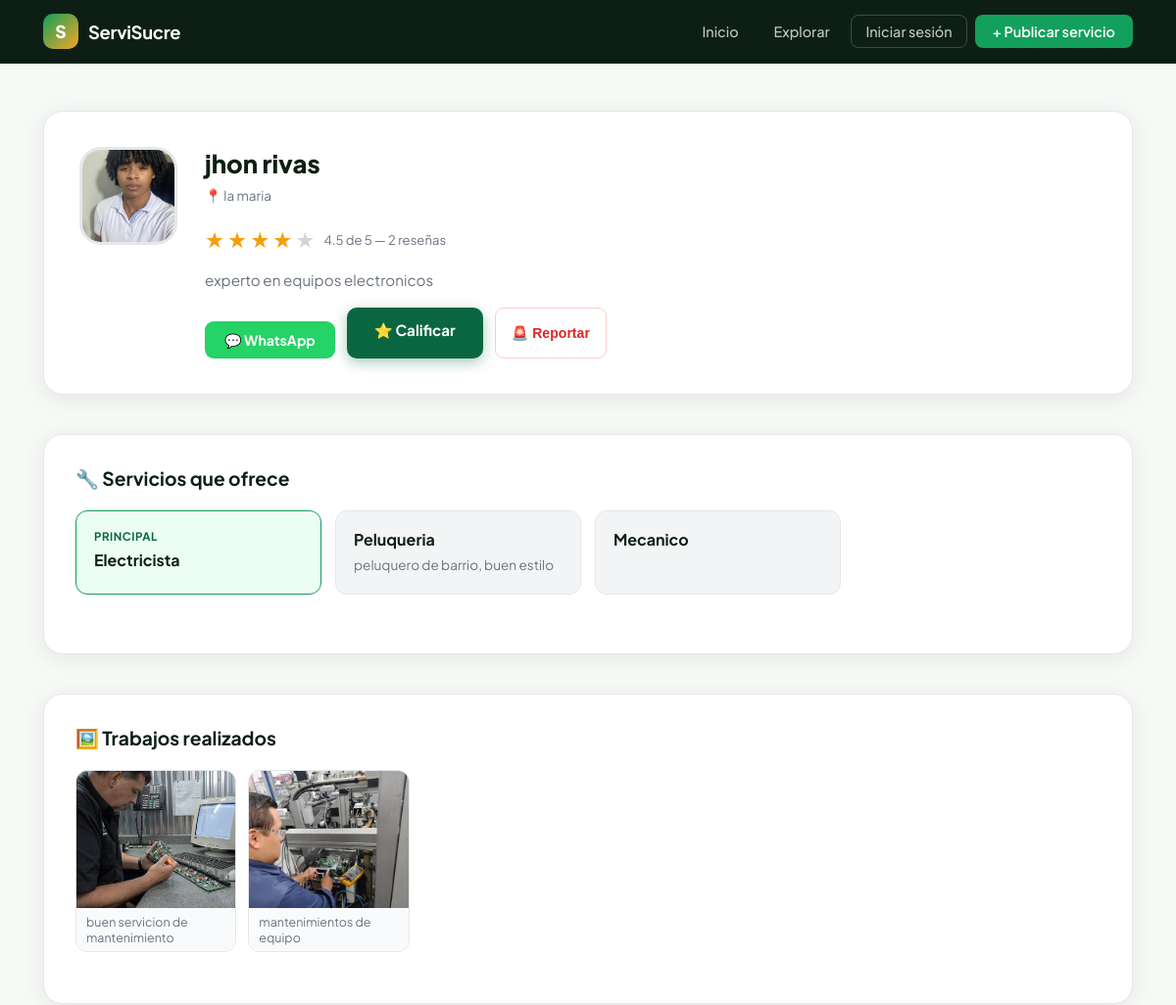
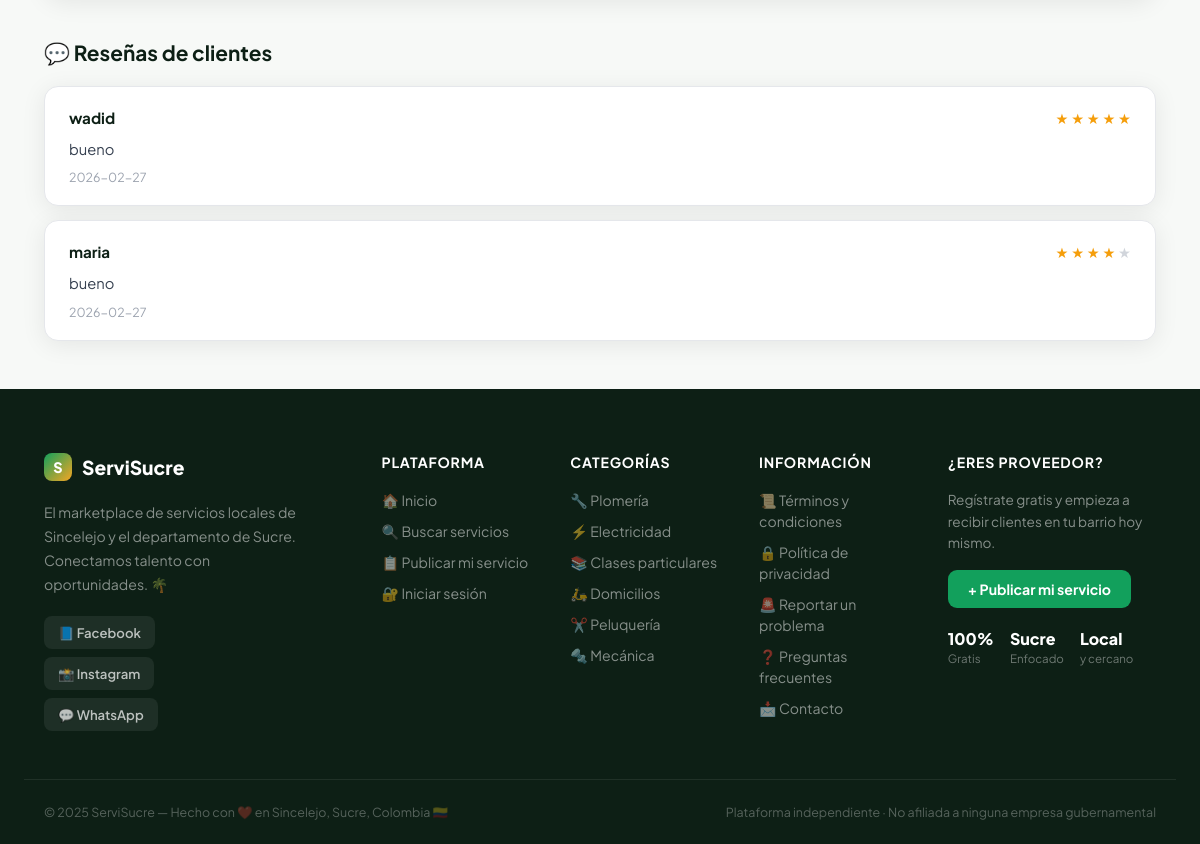
The page /perfil/1 on the database its author committed (2 pictures, top to bottom).
### tables this page shows
CREATE TABLE proveedores (
            id          INTEGER PRIMARY KEY AUTOINCREMENT,
            nombre      TEXT NOT NULL,
            servicio    TEXT NOT NULL,
            barrio      TEXT NOT NULL,
            telefono    TEXT NOT NULL,
            descripcion TEXT,
            foto        TEXT,
            password    TEXT NOT NULL,
            activo      INTEGER DEFAULT 1,
            fecha_reg   TIMESTAMP DEFAULT CURRENT_TIMESTAMP
        );

CREATE TABLE servicios_adicionales (
            id           INTEGER PRIMARY KEY AUTOINCREMENT,
            proveedor_id INTEGER NOT NULL,
            servicio     TEXT NOT NULL,
            descripcion  TEXT,
            FOREIGN KEY (proveedor_id) REFERENCES proveedores(id)
        );

CREATE TABLE galeria (
            id           INTEGER PRIMARY KEY AUTOINCREMENT,
            proveedor_id INTEGER NOT NULL,
            filename     TEXT NOT NULL,
            descripcion  TEXT,
            fecha        TIMESTAMP DEFAULT CURRENT_TIMESTAMP,
            FOREIGN KEY (proveedor_id) REFERENCES proveedores(id)
        );

CREATE TABLE calificaciones (
            id           INTEGER PRIMARY KEY AUTOINCREMENT,
            proveedor_id INTEGER NOT NULL,
            estrellas    INTEGER NOT NULL,
            comentario   TEXT,
            autor        TEXT,
            fecha        TIMESTAMP DEFAULT CURRENT_TIMESTAMP,
            FOREIGN KEY (proveedor_id) REFERENCES proveedores(id)
        );

### app.py (the view)
@app.route('/perfil/<int:pid>')
def perfil(pid):
    conn = get_db()
    p = conn.execute('SELECT * FROM proveedores WHERE id=?', (pid,)).fetchone()
    if not p:
        conn.close(); return redirect('/buscar')
    reviews  = conn.execute('''SELECT estrellas, comentario, autor, fecha
                                FROM calificaciones WHERE proveedor_id=?
                                ORDER BY fecha DESC''', (pid,)).fetchall()
    s_extra  = conn.execute('''SELECT id, servicio, descripcion
                                FROM servicios_adicionales WHERE proveedor_id=?''',
                             (pid,)).fetchall()
    galeria  = conn.execute('''SELECT id, filename, descripcion
                                FROM galeria WHERE proveedor_id=?
                                ORDER BY fecha DESC''', (pid,)).fetchall()
    conn.close()
    proveedor = get_proveedor_dict(p)
    es_dueno  = session.get('proveedor_id') == pid
    return render_template('perfil.html', proveedor=proveedor,
                           reviews=reviews, servicios_extra=s_extra,
                           galeria=galeria, es_dueno=es_dueno)

### app.py (called while the page is built)
def get_db():
    conn = sqlite3.connect('database.db')
    conn.row_factory = sqlite3.Row
    return conn

def get_calificacion(proveedor_id):
    conn = get_db()
    r = conn.execute('SELECT AVG(estrellas), COUNT(*) FROM calificaciones WHERE proveedor_id=?',
                     (proveedor_id,)).fetchone()
    conn.close()
    return (round(r[0], 1) if r[0] else 0), r[1]

def get_reportes_count(proveedor_id):
    conn = get_db()
    r = conn.execute('SELECT COUNT(*) FROM reportes WHERE proveedor_id=? AND resuelto=0',
                     (proveedor_id,)).fetchone()
    conn.close()
    return r[0]

def get_proveedor_dict(p):
    promedio, total = get_calificacion(p['id'])
    reportes        = get_reportes_count(p['id'])
    return {
        'id':          p['id'],
        'nombre':      p['nombre'],
        'servicio':    p['servicio'],
        'barrio':      p['barrio'],
        'telefono':    p['telefono'],
        'descripcion': p['descripcion'],
        'foto':        p['foto'],
        'promedio':    promedio,
        'total':       total,
        'reportes':    reportes
    }

### templates/perfil.html (shortened to what this page needs)
{% extends "base.html" %}
{% block contenido %}
<div class="perfil-page">
    <div class="perfil-header">
        <div class="perfil-foto-wrap">
            {% if proveedor.foto %}
                <img src="{{ url_for('static', filename='uploads/' + proveedor.foto) }}"
                     alt="Foto" class="perfil-foto">
            {% else %}
                <div class="perfil-avatar">{{ proveedor.nombre[0] }}</div>
            {% endif %}
        </div>
        <div class="perfil-info">
            <div class="perfil-nombre-row">
                <h2>{{ proveedor.nombre }}</h2>
            </div>
            <p class="card-barrio">📍 {{ proveedor.barrio }}</p>
            <div class="stars-row big">
                {% for i in range(1, 6) %}
                    <span class="star {% if i <= proveedor.promedio|int %}filled{% endif %}">★</span>
                {% endfor %}
                <span class="stars-info">
                    {% if proveedor.total > 0 %}
                        {{ proveedor.promedio }} de 5 —
                        {{ proveedor.total }} reseña{{ 's' if proveedor.total != 1 }}
                    {% else %}
                        Aún sin calificaciones
                    {% endif %}
                </span>
            </div>
            {% if proveedor.descripcion %}
                <p class="perfil-desc">{{ proveedor.descripcion }}</p>
            {% endif %}
            <div class="perfil-actions">
                <a href="https://wa.me/57{{ proveedor.telefono }}"
                   target="_blank" class="btn-wa">💬 WhatsApp</a>
                {% if es_dueno %}
                    <a href="/perfil/{{ proveedor.id }}/editar"
                       class="btn-primary">✏️ Editar perfil</a>
                {% else %}
                    <a href="/calificar/{{ proveedor.id }}"
                       class="btn-primary">⭐ Calificar</a>
                    <button onclick="abrirReporte()" class="btn-reportar-sm">🚨 Reportar</button>
                {% endif %}
            </div>
        </div>
    </div>
    <div class="servicios-section">
        <h3>🔧 Servicios que ofrece</h3>
        <div class="servicios-grid">
            <div class="servicio-item principal">
                <div class="servicio-badge">Principal</div>
                <span class="servicio-nombre">{{ proveedor.servicio }}</span>
            </div>
            {% for s in servicios_extra %}
            <div class="servicio-item">
                <span class="servicio-nombre">{{ s[1] }}</span>
                {% if s[2] %}<p>{{ s[2] }}</p>{% endif %}
            </div>
            {% endfor %}
        </div>
    </div>
    <div class="galeria-section">
        <div class="galeria-header">
            <h3>🖼️ Trabajos realizados</h3>
        </div>
        {% if galeria %}
        <div class="galeria-grid">
            {% for foto in galeria %}
            <div class="galeria-item">
                <img src="{{ url_for('static', filename='galeria/' + foto[1]) }}"
                     alt="{{ foto[2] or 'Trabajo' }}"
                     onclick="abrirFoto(this.src)">
                {% if foto[2] %}
                    <p class="galeria-desc">{{ foto[2] }}</p>
                {% endif %}
            </div>
            {% endfor %}
        </div>
        {% endif %}
    </div>
    <div class="reviews-section">
        <h3>💬 Reseñas de clientes</h3>
        {% if reviews %}
            <div class="reviews-list">
                {% for r in reviews %}
                <div class="review-card">
                    <div class="review-top">
                        <div class="review-autor">{{ r[2] }}</div>
                        <div class="review-stars">
                            {% for i in range(1, 6) %}
                                <span class="star small
                                {% if i <= r[0] %}filled{% endif %}">★</span>
                            {% endfor %}
                        </div>
                    </div>
                    {% if r[1] %}<p class="review-texto">{{ r[1] }}</p>{% endif %}
                    <p class="review-fecha">{{ r[3][:10] }}</p>
                </div>
                {% endfor %}
            </div>
        {% endif %}
    </div>
</div>
{% endblock %}

### templates/base.html (shortened to what this page needs)
<!DOCTYPE html>
<html lang="es">
<head>
    <link rel="stylesheet" href="{{ url_for('static', filename='css/estilo.css') }}">
</head>
<body>
<nav>
    <div class="nav-inner">
        <a href="/" class="logo">
            <span class="logo-icon">S</span>
            <span class="logo-text">ServiSucre</span>
        </a>
        <div class="nav-links">
            <a href="/">Inicio</a>
            <a href="/buscar">Explorar</a>
            {% if session.proveedor_id %}
                <a href="/perfil/{{ session.proveedor_id }}" class="nav-perfil">
                    👤 Mi perfil
                </a>
                <a href="/logout" class="nav-logout">Cerrar sesión</a>
            {% else %}
                <a href="/login" class="nav-login">Iniciar sesión</a>
                <a href="/registro" class="nav-cta">+ Publicar servicio</a>
            {% endif %}
        </div>
    </div>
</nav>
<main>
    {% block contenido %}{% endblock %}
</main>
<footer>
    <div class="footer-top">
        <div class="footer-col brand-col">
            <div class="footer-brand">
                <span class="logo-icon small">S</span>
                <span>ServiSucre</span>
            </div>
            <p class="footer-slogan">
                El marketplace de servicios locales de Sincelejo y el departamento de Sucre.
                Conectamos talento con oportunidades. 🌴
            </p>
            <div class="footer-social">
                <a href="#" class="social-btn">📘 Facebook</a>
                <a href="#" class="social-btn">📸 Instagram</a>
                <a href="#" class="social-btn">💬 WhatsApp</a>
            </div>
        </div>
        <div class="footer-col">
            <h4>Plataforma</h4>
            <ul>
                <li><a href="/">🏠 Inicio</a></li>
                <li><a href="/buscar">🔍 Buscar servicios</a></li>
                <li><a href="/registro">📋 Publicar mi servicio</a></li>
                <li><a href="/login">🔐 Iniciar sesión</a></li>
            </ul>
        </div>
        <div class="footer-col">
            <h4>Categorías</h4>
            <ul>
                <li><a href="/buscar?q=plomero">🔧 Plomería</a></li>
                <li><a href="/buscar?q=electricista">⚡ Electricidad</a></li>
                <li><a href="/buscar?q=clases">📚 Clases particulares</a></li>
                <li><a href="/buscar?q=domicilio">🛵 Domicilios</a></li>
                <li><a href="/buscar?q=peluqueria">✂️ Peluquería</a></li>
                <li><a href="/buscar?q=mecanico">🔩 Mecánica</a></li>
            </ul>
        </div>
        <div class="footer-col">
            <h4>Información</h4>
            <ul>
                <li><a href="#">📜 Términos y condiciones</a></li>
                <li><a href="#">🔒 Política de privacidad</a></li>
                <li><a href="#">🚨 Reportar un problema</a></li>
                <li><a href="#">❓ Preguntas frecuentes</a></li>
                <li><a href="#">📩 Contacto</a></li>
            </ul>
        </div>
        <div class="footer-col">
            <h4>¿Eres proveedor?</h4>
            <p class="footer-proveedor-text">
                Regístrate gratis y empieza a recibir clientes en tu barrio hoy mismo.
            </p>
            <a href="/registro" class="footer-cta">
                + Publicar mi servicio
            </a>
            <div class="footer-stats">
                <div class="f-stat">
                    <strong>100%</strong>
                    <span>Gratis</span>
                </div>
                <div class="f-stat">
                    <strong>Sucre</strong>
                    <span>Enfocado</span>
                </div>
                <div class="f-stat">
                    <strong>Local</strong>
                    <span>y cercano</span>
                </div>
            </div>
        </div>
    </div>
    <div class="footer-divider"></div>
    <div class="footer-bottom">
        <p class="footer-copy">© 2025 ServiSucre — Hecho con ❤️ en Sincelejo, Sucre, Colombia 🇨🇴</p>
        <p class="footer-copy">Plataforma independiente · No afiliada a ninguna empresa gubernamental</p>
    </div>
</footer>
</body>
</html>

### rows shown on the page
proveedores: foto (picture), nombre "jhon rivas", barrio "la maria", descripcion "experto en equipos electronicos", servicio "Electricista"
servicios_adicionales: servicio "Peluqueria", descripcion "peluquero de barrio, buen estilo"
servicios_adicionales: servicio "Mecanico"
galeria: filename (picture), descripcion "buen servicion de mantenimiento"
galeria: filename (picture), descripcion "mantenimientos de equipo"
calificaciones: autor "wadid", comentario "bueno", fecha "2026-02-27"
calificaciones: autor "maria", comentario "bueno", fecha "2026-02-27"

### other values the page prints
{{ proveedor.promedio }} "4.5"
{{ proveedor.total }} "2"
{{ 's' if proveedor.total != 1 }} "s"
